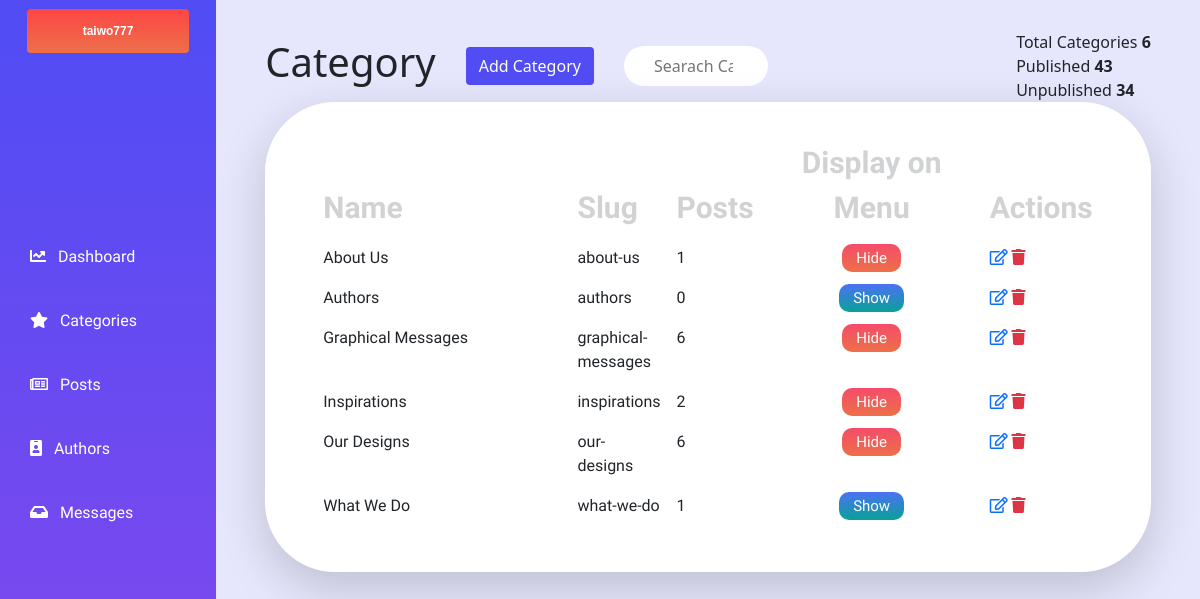
/dashboard/categories/ (signed in), run on the app's committed database.
### accounts/models.py (models this page shows)
class CustomUser(AbstractUser):
    first_name = models.CharField(max_length=128)
    last_name = models.CharField(max_length=128)
    profile_image = models.ImageField(upload_to='accounts', blank=False, default='accounts/user01.jpeg')
    REQUIRED_FIELDS = [
        'first_name',
        'last_name',
        'email'
    ]

### website/models.py (models this page shows, shortened)
class Category(models.Model):
    name = models.CharField(max_length=250, unique=True)
    description = models.TextField(blank=True)
    slug = models.SlugField(null=True,unique=True)
    navbar = models.BooleanField(default=False)
    class Meta:
        ordering = ('name',)
        verbose_name = 'category'
        verbose_name_plural = 'categories'
    def post_count(self):
        return Post.objects.filter(category=self).count()

### dashboard/views.py (the view)
# urls.py: path('categories/', views.categoryView, name='categories'),
@user_passes_test(group_check)
def categoryView(request):
    category_list = Category.objects.all()
    context = {
        'category_list': category_list,
    }
    return render(request, 'dashboard/category.html', context)

### contact/forms.py
class MessageForm(ModelForm):
    class Meta:
        model = Messages
        fields = ['name', 'email', 'body']

### dashboard/views.py (called while the page is built)
def group_check(user):
    if user.groups.filter(name="Admin").exists() == True:
        return True
    else:
        return False

### website/context_processors.py (called while the page is built)
def whatWeDo(request):
    whatWeDo = Post.objects.filter(category = 8)
    return dict(whatWeDo=whatWeDo)

def menu(request):
    links = Category.objects.filter(navbar = True)
    return dict(links=links)

def post_menu(request):
    post_list = Post.objects.filter(published = True)
    return dict(post_list=post_list)

def message_count(request):
    message_countAll = Messages.objects.filter(read=False)
    message_count = message_countAll.count()
    return dict(message_count=message_count)

def contact_form(request):
    formMessage = MessageForm()
    context = {
        'formMessage':formMessage
    }
    return context

### dashboard/templates/dashboard/category.html (shortened to what this page needs)
{% extends "baseManager.html" %}
{% load static %}
{% block content%}
<link rel="stylesheet" href="{% static 'css/category.css' %}" />
  <div class="content mobileContainer">
    <div style="width: 90%;" class="tableHeaderContainer">
      <div class="postSection">
        <h1 class="postSectionItem">Category</h1>
        <a  href="{% url 'dashboard:addCategory' %}" class="postSectionItem btn btn-purple">Add Category</a>
        <form class="postSectionItem">
            <input class="postSectionSearch unwanted-column" placeholder="Searach Category.." type="search">
        </form>
      </div>
      <div style="float: right !important;" class="unwanted-column figuresSection">
        <p class="totalParagraph">Total Categories <span class="totalParagraphBold"> {{category_list|length}}</span></p>
        <p class="totalParagraph">Published <span class="totalParagraphBold"> 43</span></p>
        <p class="totalParagraph">Unpublished <span class="totalParagraphBold"> 34</span></p>
      </div>
    </div>
<div class="tableConatiner shadow-lg">
    <table  class="myTableStyling table table-borderless ">
        <thead class="thead-dark">
          <tr>
              <th class="nameWidthTable" scope="">Name</th>
            <th class="unwanted-column"  scope="">Slug</th>
            <th scope="cl">Posts</th>
            <th style="width: 50%;" class="text-center unwanted-column" scope="cl">Display on Menu</th>
            <th scope="">Actions</th>
          </tr>
        </thead>
        <tbody>
            {% for category in category_list %}
          <tr class="hoverMe">
            <td class="">{{category.name}}</td>
            <td style="width: 10%;" class="unwanted-column">{{category.slug}}</td>
            <td>{{category.post_count}}</td>
            <td class="text-center unwanted-column">
            {% if category.navbar %}
                <a href=""  class="buttonUnPublish">Hide</a>
            {%else%}
            <a href=""  class="buttonPublish">Show</a>
            {% endif %}
            </td>
            <td class="actionRow">
              {% if request.user.groups.all.0.name == 'Admin' %}
                <a class="actionItem"  href="{% url 'dashboard:editCategory' category.slug %}"><i class="far fa-edit"></i></a>
                <a class="text-danger actionItem text-center" href="{% url 'dashboard:deleteCategory' category.slug %}"><i class="fas fa-trash"></i></a>
                {%else%}
                <p class="badge bg-danger">Admin Only</p>
            {% endif %}
              </td>
          </tr>
          {% endfor %}
        </tbody>
      </table>
</div>
</div>
{% endblock content%}

### dashboard/templates/sidebar.html (shortened to what this page needs)
{% load static %}
<link rel="stylesheet" href="{% static 'css/manager.css' %}" />
<div class="sidebar">
<div class="badge bg-light  text-center py-md-3 px-md-3 w-75 mx-auto AdminProfileHeader">
    {{request.user}}
    </div>
<div class=" sectionContent ">
   <a class="text-white sidebar-link" href="{% url 'dashboard:main' %}"">
    <i class="fas fa-chart-line"></i>&nbsp;&nbsp;   Dashboard
    </a>
    <a id="" class="text-white sidebar-link target" href="{% url 'dashboard:categories' %}">
        <i class="fas fa-star"></i>&nbsp;&nbsp;  Categories
    </a>
    <a class="text-white sidebar-link" href="{% url 'dashboard:posts' %}">
        <i class="far fa-newspaper"></i>&nbsp;&nbsp;   Posts
    </a>
    <a class="text-white sidebar-link" href="{% url 'dashboard:authors' %}">
        <i class="fas fa-id-badge"></i>&nbsp;&nbsp;   Authors
    </a>
    <a class="text-white sidebar-link" href="{% url 'dashboard:messages' %}">
        <i class="fas fa-inbox"></i>&nbsp;&nbsp;   Messages
    </a>
</div>
</div>

### static/css/manager.css (style rules this page uses)
@media only screen and (min-width: 969px) { .AdminProfileHeader { font-family: Helvetica; font-weight: bolder; margin-bottom: 80% !important; margin-top: 4%; background: linear-gradient(180deg, rgba(255, 0, 0, 0.72) 0%, #ED7048 100%); } }
@media only screen and (min-width: 969px) { .sidebar { background: linear-gradient(180deg, #514CF4 2.36%, #8648ED 102.36%); width: 18%; font-family: 'Righteous', cursive; } }
@media only screen and (min-width: 969px) { .AdminProfileHeader { display: flex; justify-content: center; } }
@media only screen and (min-width: 969px) { .content { height: 100vh !important; background-color: #E6E7FC; width: 82%; display: flex; align-items: center; flex-direction: column; } }
@media only screen and (min-width: 969px) { .sidebar-link { list-style-type: none; text-transform: none; text-decoration: none; transition: 0.3s ease-in-out; } }
@media only screen and (min-width: 969px) { .sidebar, .content { height: 100vh !important; overflow: auto; float: left; } }
@media only screen and (min-width: 969px) { .sectionContent { display: flex; flex-direction: column; } }
@media only screen and (min-width: 969px) { .sectionContent a { padding-bottom: 20px; padding-top: 20px; padding-left: 30px; } }

### static/css/category.css (style rules this page uses)
@media only screen and (min-width: 969px) { table { width: 100% !important; } }
@media only screen and (min-width: 969px) { th { opacity: 20% !important; font-size: 30px; font-family: 'Palanquin Dark', sans-serif; } }
@media only screen and (min-width: 969px) { td { font-family: 'Palanquin Dark', sans-serif; } }
@media only screen and (min-width: 969px) { .hoverMe { transition: 0.1s ease-in-out !important; } }
@media only screen and (min-width: 969px) { .buttonUnPublish { width: 33px; height: 10px; list-style-type: none; text-transform: none; color: white; text-decoration: none; font-size: 15px; padding: 5px 14px; font-family: 'Palanquin Dark', sans-serif; background: linear-gradient(180deg, #F44C6A 0%, #ED7048 100%); border-radius: 10px; } }
@media only screen and (min-width: 969px) { .buttonPublish { width: 33px; height: 10px; list-style-type: none; text-transform: none; color: white; text-decoration: none; font-size: 15px; padding: 5px 14px; font-family: 'Palanquin Dark', sans-serif; background: linear-gradient(180deg, #4C71F4 0%, #08A298 100%); border-radius: 10px; } }
@media only screen and (min-width: 969px) { .myTableStyling { width: 90%; border-bottom: 100px !important; background-color: white; } }
@media only screen and (min-width: 969px) { .tableConatiner { display: flex; justify-content: center; width: 90%; padding: 30px 50px; border-radius: 70px; background-color: white; } }
@media only screen and (min-width: 969px) { .nameWidthTable { width: 50%; } }
@media only screen and (min-width: 969px) { .postSection { display: flex; align-items: center; } }
@media only screen and (min-width: 969px) { .tableHeaderContainer { padding-top: 3%; display: flex; align-items: center; justify-content: space-between; } }
@media only screen and (min-width: 969px) { .totalParagraph { margin:0; } }
@media only screen and (min-width: 969px) { .totalParagraphBold { font-weight: bolder; } }
@media only screen and (min-width: 969px) { .postSectionItem { margin-right:30px; } }
@media only screen and (min-width: 969px) { .btn-purple { background-color: #514CF4; color: white; } }
@media only screen and (min-width: 969px) { .postSectionSearch { border-radius: 20px; height: 1.5vw; border:none; width: 12vw; } }
@media only screen and (min-width: 969px) { ::placeholder { padding: 10px; } }
@media only screen and (min-width: 969px) { input[type="search"] { padding: 20px; } }

### data on the page
CustomUser: user "taiwo777"
Category: name "About Us", slug "about-us", post_count "1", navbar "Hide"
Category: name "Authors", slug "authors", post_count "0", navbar "Show"
Category: name "Graphical Messages", slug "graphical-messages", post_count "6", navbar "Hide"
Category: name "Inspirations", slug "inspirations", post_count "2", navbar "Hide"
Category: name "Our Designs", slug "our-designs", post_count "6", navbar "Hide"
Category: name "What We Do", slug "what-we-do", post_count "1", navbar "Show"

### other printed values
{{ category_list|length }} "6"
